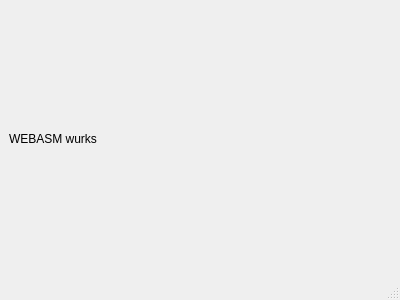
<?xml version="1.0" encoding="UTF-8"?>
<ui version="4.0">
 <class>idhan::WebUI</class>
 <widget class="QMainWindow" name="idhan::WebUI">
  <property name="geometry">
   <rect>
    <x>0</x>
    <y>0</y>
    <width>400</width>
    <height>300</height>
   </rect>
  </property>
  <property name="windowTitle">
   <string>WebUI</string>
  </property>
  <widget class="QWidget" name="centralwidget">
   <layout class="QVBoxLayout" name="verticalLayout">
    <item>
     <widget class="QLabel" name="label">
      <property name="text">
       <string>WEBASM wurks</string>
      </property>
     </widget>
    </item>
   </layout>
  </widget>
  <widget class="QMenuBar" name="menubar">
   <property name="geometry">
    <rect>
     <x>0</x>
     <y>0</y>
     <width>400</width>
     <height>30</height>
    </rect>
   </property>
  </widget>
  <widget class="QStatusBar" name="statusbar"/>
 </widget>
 <resources/>
 <connections/>
</ui>
